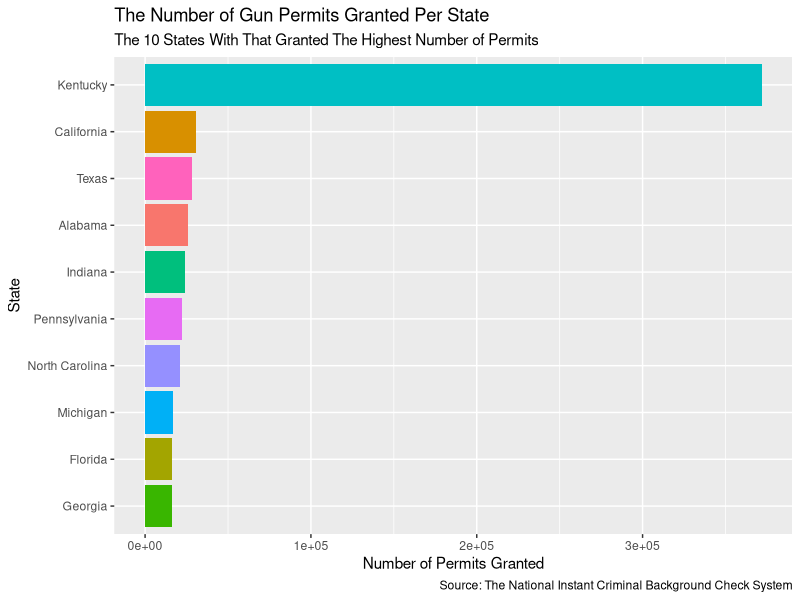
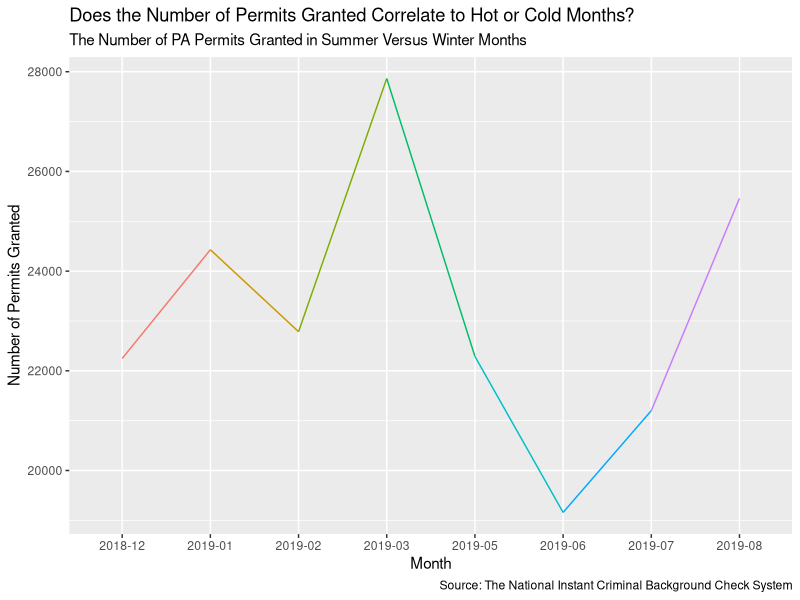

Write R code to recreate these figures, in order.
## ---- chunk 1
knitr::opts_chunk$set(echo = TRUE)
library(tidyverse)
library(ggplot2)
## ---- chunk 2
knitr::opts_chunk$set(echo = FALSE, message = FALSE, warning = FALSE)
background_checks <- read_csv("nics-firearm-background-checks copy.csv", col_types = cols(
  month = col_character(),
  state = col_character(),
  permit = col_double(),
  permit_recheck = col_double(),
  handgun = col_double(),
  long_gun = col_double(),
  other = col_double(),
  multiple = col_double(),
  admin = col_double(),
  prepawn_handgun = col_double(),
  prepawn_long_gun = col_double(),
  prepawn_other = col_double(),
  redemption_handgun = col_double(),
  redemption_long_gun = col_double(),
  redemption_other = col_double(),
  returned_handgun = col_double(),
  returned_long_gun = col_double(),
  returned_other = col_double(),
  rentals_handgun = col_double(),
  rentals_long_gun = col_double(),
  private_sale_handgun = col_double(),
  private_sale_long_gun = col_double(),
  private_sale_other = col_double(),
  return_to_seller_handgun = col_double(),
  return_to_seller_long_gun = col_double(),
  return_to_seller_other = col_double(),
  totals = col_double()
))
## ---- chunk 3
bar_month_comparison <- background_checks %>%
  select(permit, month, state) %>%
  filter(month == "2018-12") %>%
  arrange(desc(permit)) %>%
  slice(1:10)

ggplot(bar_month_comparison, aes(x = reorder(state, permit), y = permit, fill = state)) +
  geom_col(show.legend = FALSE) +
  coord_flip() +
  labs(x = "State", 
       y = "Number of Permits Granted",
       title = "The Number of Gun Permits Granted Per State",
       subtitle = "The 10 States With That Granted The Highest Number of Permits",
       caption = "Source: The National Instant Criminal Background Check System")
  
# To create a bar plot, I first assigned my background check data to bar_month_comparison and selected for permit number, month, and state as those are the variables I am interested in working with. Then, I filtered to only get information from December, 2018 by setting month equal to "2018-12." When researching information about gun violence, I came across a New York Times Article called "A Rise In Murder? Let's Talk About The Weather" which correlates hot weather to increased gun violence. I therefore chose to focus on December, 2018 specifically in order to potentially compare this graph to a graph that shows the number of permits issued in a summer month. Next, I arranged by descending in order to get the states that issues the most permits first. I used the slice function to only get the ten states that issues the highest number of permits in December, 2018.
# In order to make my bar plot, I assigned state as the x axis and permit as the y axis before flipping the coordinates using the function coord_flip(). I flipped the coordinates so that the reader can read the state names easier. I also used the labs function in order to add labels to my x and y axis, a title, subtitle, and caption. 
# I also tried to change x axis labels from scientific notation by assigning format(scientific = FALSE) to point then adding the scale_x_continuous function to ggplot with labels equal to point within the scale_x_continuous function. However, this method did not work.
# Link to New York Times Article mentioned in my comments: https://www.nytimes.com/2018/09/21/upshot/a-rise-in-murder-lets-talk-about-the-weather.html

## ---- chunk 4
month_comparison <- background_checks %>%
  filter(state == "Pennsylvania") %>%
  filter(month %in% c("2019-05", "2019-06", "2019-07", "2019-08", "2018-12", "2019-01", "2019-02", "2019-03")) 
  
  
ggplot(month_comparison, aes(x = month, y = permit, group = 1, color = factor(month))) +
  geom_line() +
  theme(legend.position = 'none') +
  labs(x = "Month", 
       y = "Number of Permits Granted",
       title = "Does the Number of Permits Granted Correlate to Hot or Cold Months?",
       subtitle = "The Number of PA Permits Granted in Summer Versus Winter Months",
       caption = "Source: The National Instant Criminal Background Check System")

# In order to create a line plot, I first filitered for only information about Pennslyvania. I also chose to select the summer months of May, June, July, and August as well as the winter months of December, January, February, and March in order to get a better idea of whether or not hot weather correlates to increased gun violence. The number of permits issued in a state often correlates to the number of guns sold in a certain state which can be an important indicator of gun violence. 
# To create my line plot, I assiged month to my x axis and permit number to my y axis. By setting color equal to factor(month) I was able to create different colors for the different months on my line plot. I also removed the legend using theme(legend.position = 'none') and used the labs function to add a title, subtitle, and titles for my x and y axes. 

